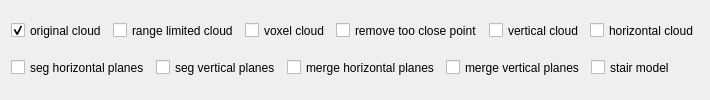
     <widget class="QWidget" name="widget" native="true">
      <layout class="QVBoxLayout" name="verticalLayout">
       <item>
        <layout class="QHBoxLayout" name="horizontalLayout_5">
         <item>
          <widget class="QCheckBox" name="original_cloud_checkBox">
           <property name="maximumSize">
            <size>
             <width>190</width>
             <height>23</height>
            </size>
           </property>
           <property name="text">
            <string>original cloud</string>
           </property>
           <property name="checked">
            <bool>true</bool>
           </property>
           <attribute name="buttonGroup">
            <string notr="true">show_buttonGroup</string>
           </attribute>
          </widget>
         </item>
         <item>
          <widget class="QCheckBox" name="range_checkBox">
           <property name="maximumSize">
            <size>
             <width>190</width>
             <height>23</height>
            </size>
           </property>
           <property name="text">
            <string>range limited cloud</string>
           </property>
           <attribute name="buttonGroup">
            <string notr="true">show_buttonGroup</string>
           </attribute>
          </widget>
         </item>
         <item>
          <widget class="QCheckBox" name="voxel_checkBox">
           <property name="maximumSize">
            <size>
             <width>190</width>
             <height>23</height>
            </size>
           </property>
           <property name="text">
            <string>voxel cloud</string>
           </property>
           <attribute name="buttonGroup">
            <string notr="true">show_buttonGroup</string>
           </attribute>
          </widget>
         </item>
         <item>
          <widget class="QCheckBox" name="noleg_checkBox">
           <property name="maximumSize">
            <size>
             <width>190</width>
             <height>23</height>
            </size>
           </property>
           <property name="text">
            <string>remove too close point</string>
           </property>
           <attribute name="buttonGroup">
            <string notr="true">show_buttonGroup</string>
           </attribute>
          </widget>
         </item>
         <item>
          <widget class="QCheckBox" name="vertical_cloud_checkBox">
           <property name="maximumSize">
            <size>
             <width>190</width>
             <height>23</height>
            </size>
           </property>
           <property name="text">
            <string>vertical cloud</string>
           </property>
           <attribute name="buttonGroup">
            <string notr="true">show_buttonGroup</string>
           </attribute>
          </widget>
         </item>
         <item>
          <widget class="QCheckBox" name="horizontal_cloud_checkBox">
           <property name="maximumSize">
            <size>
             <width>190</width>
             <height>23</height>
            </size>
           </property>
           <property name="text">
            <string>horizontal cloud</string>
           </property>
           <attribute name="buttonGroup">
            <string notr="true">show_buttonGroup</string>
           </attribute>
          </widget>
         </item>
        </layout>
       </item>
       <item>
        <layout class="QHBoxLayout" name="horizontalLayout_6">
         <item>
          <widget class="QCheckBox" name="seg_h_p_checkBox">
           <property name="maximumSize">
            <size>
             <width>190</width>
             <height>23</height>
            </size>
           </property>
           <property name="text">
            <string>seg horizontal planes</string>
           </property>
           <attribute name="buttonGroup">
            <string notr="true">show_buttonGroup</string>
           </attribute>
          </widget>
         </item>
         <item>
          <widget class="QCheckBox" name="seg_v_pcheckBox">
           <property name="maximumSize">
            <size>
             <width>190</width>
             <height>23</height>
            </size>
           </property>
           <property name="text">
            <string>seg vertical planes</string>
           </property>
           <attribute name="buttonGroup">
            <string notr="true">show_buttonGroup</string>
           </attribute>
          </widget>
         </item>
         <item>
          <widget class="QCheckBox" name="merge_h_p_checkBox">
           <property name="maximumSize">
            <size>
             <width>190</width>
             <height>23</height>
            </size>
           </property>
           <property name="text">
            <string>merge horizontal planes</string>
           </property>
           <attribute name="buttonGroup">
            <string notr="true">show_buttonGroup</string>
           </attribute>
          </widget>
         </item>
         <item>
          <widget class="QCheckBox" name="merge_v_pcheckBox">
           <property name="maximumSize">
            <size>
             <width>190</width>
             <height>23</height>
            </size>
           </property>
           <property name="text">
            <string>merge vertical planes</string>
           </property>
           <attribute name="buttonGroup">
            <string notr="true">show_buttonGroup</string>
           </attribute>
          </widget>
         </item>
         <item>
          <widget class="QCheckBox" name="stair_checkBox">
           <property name="maximumSize">
            <size>
             <width>190</width>
             <height>23</height>
            </size>
           </property>
           <property name="text">
            <string>stair model</string>
           </property>
           <attribute name="buttonGroup">
            <string notr="true">show_buttonGroup</string>
           </attribute>
          </widget>
         </item>
        </layout>
       </item>
      </layout>
     </widget>
